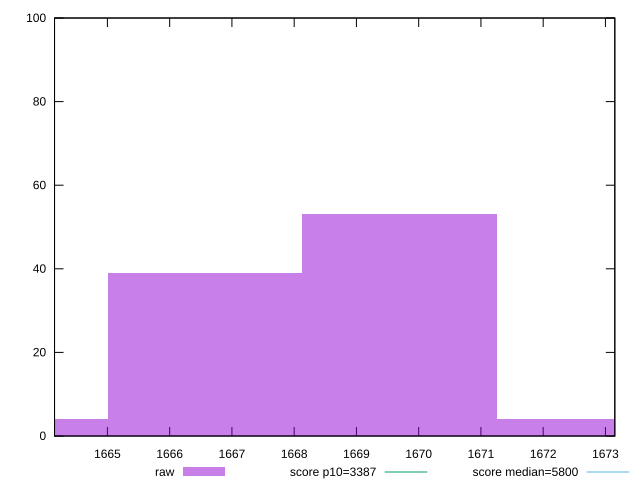

gnuplot code for this plot:
reset

$raw <<EOF
1669.6925792928828 53
1666.5658141631209 39
1663.439049033359 4
1672.819344422645 4
EOF

set key outside below
set boxwidth 3.126765129761953
set xrange [1664.1504999999997:1673.1508]
set yrange [0:100]
set trange [0:100]
set style fill transparent solid 0.5 noborder

set parametric
set terminal svg size 640, 490 enhanced background rgb 'white'
set output "report_00008_2021-01-22T20:58:29.167/speed-index/samples/pages+cached+noexternal+nocss/raw/histogram.svg"

plot $raw title "raw" with boxes, \
     3387,t title "score p10=3387", \
     5800,t title "score median=5800"

reset
